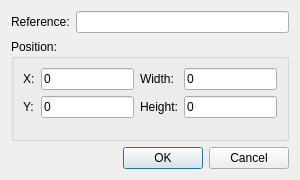
<?xml version="1.0" encoding="UTF-8"?>
<ui version="4.0">
 <class>AddReferenceWindow</class>
 <widget class="QDialog" name="AddReferenceWindow">
  <property name="geometry">
   <rect>
    <x>0</x>
    <y>0</y>
    <width>300</width>
    <height>180</height>
   </rect>
  </property>
  <property name="windowTitle">
   <string/>
  </property>
  <layout class="QVBoxLayout" name="verticalLayout_2">
   <item>
    <layout class="QHBoxLayout" name="horizontalLayout">
     <item>
      <widget class="QLabel" name="_referenceLabel">
       <property name="text">
        <string>Reference:</string>
       </property>
      </widget>
     </item>
     <item>
      <widget class="QLineEdit" name="_referenceLineEdit"/>
     </item>
    </layout>
   </item>
   <item>
    <widget class="QGroupBox" name="_positionGroupBox">
     <property name="title">
      <string>Position:</string>
     </property>
     <layout class="QVBoxLayout" name="verticalLayout">
      <item>
       <layout class="QGridLayout" name="gridLayout">
        <item row="0" column="1">
         <widget class="PandaSpriteEditor::IntegerLineEdit" name="_xIntegerLineEdit">
          <property name="text">
           <string>0</string>
          </property>
         </widget>
        </item>
        <item row="1" column="1">
         <widget class="PandaSpriteEditor::IntegerLineEdit" name="_yIntegerLineEdit">
          <property name="text">
           <string>0</string>
          </property>
         </widget>
        </item>
        <item row="1" column="0">
         <widget class="QLabel" name="_yLabel">
          <property name="text">
           <string>Y:</string>
          </property>
         </widget>
        </item>
        <item row="0" column="3">
         <widget class="PandaSpriteEditor::IntegerLineEdit" name="_widthIntegerLineEdit">
          <property name="text">
           <string>0</string>
          </property>
         </widget>
        </item>
        <item row="0" column="0">
         <widget class="QLabel" name="_xLabel">
          <property name="text">
           <string>X:</string>
          </property>
         </widget>
        </item>
        <item row="0" column="2">
         <widget class="QLabel" name="_widthLabel">
          <property name="text">
           <string>Width:</string>
          </property>
         </widget>
        </item>
        <item row="1" column="3">
         <layout class="QHBoxLayout" name="horizontalLayout_3">
          <item>
           <widget class="PandaSpriteEditor::IntegerLineEdit" name="_heightIntegerLineEdit">
            <property name="text">
             <string>0</string>
            </property>
           </widget>
          </item>
         </layout>
        </item>
        <item row="2" column="1">
         <spacer name="verticalSpacer">
          <property name="orientation">
           <enum>Qt::Vertical</enum>
          </property>
          <property name="sizeHint" stdset="0">
           <size>
            <width>20</width>
            <height>40</height>
           </size>
          </property>
         </spacer>
        </item>
        <item row="1" column="2">
         <widget class="QLabel" name="_heightLabel">
          <property name="text">
           <string>Height:</string>
          </property>
         </widget>
        </item>
       </layout>
      </item>
     </layout>
    </widget>
   </item>
   <item>
    <widget class="QDialogButtonBox" name="buttonBox">
     <property name="orientation">
      <enum>Qt::Horizontal</enum>
     </property>
     <property name="standardButtons">
      <set>QDialogButtonBox::Cancel|QDialogButtonBox::Ok</set>
     </property>
    </widget>
   </item>
  </layout>
 </widget>
 <customwidgets>
  <customwidget>
   <class>PandaSpriteEditor::IntegerLineEdit</class>
   <extends>QLineEdit</extends>
   <header>IntegerLineEdit.h</header>
  </customwidget>
 </customwidgets>
 <resources/>
 <connections>
  <connection>
   <sender>buttonBox</sender>
   <signal>accepted()</signal>
   <receiver>AddReferenceWindow</receiver>
   <slot>accept()</slot>
   <hints>
    <hint type="sourcelabel">
     <x>248</x>
     <y>254</y>
    </hint>
    <hint type="destinationlabel">
     <x>157</x>
     <y>274</y>
    </hint>
   </hints>
  </connection>
  <connection>
   <sender>buttonBox</sender>
   <signal>rejected()</signal>
   <receiver>AddReferenceWindow</receiver>
   <slot>reject()</slot>
   <hints>
    <hint type="sourcelabel">
     <x>316</x>
     <y>260</y>
    </hint>
    <hint type="destinationlabel">
     <x>286</x>
     <y>274</y>
    </hint>
   </hints>
  </connection>
 </connections>
</ui>
